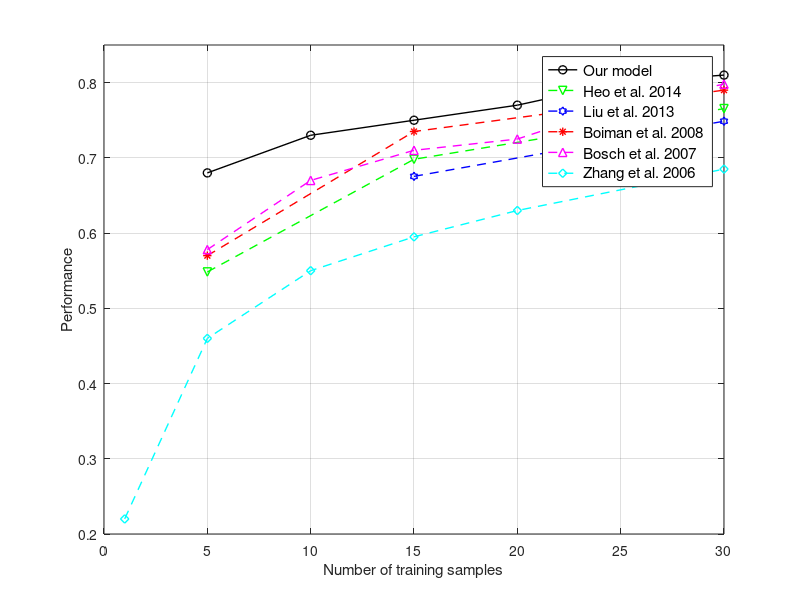

The MATLAB script that drew this image:
function Caltech101Result

zhang=[1, 0.22; 5, 0.46; 10, 0.55; 15, 0.595; 20, 0.63; 30, 0.685]; % Zhang et al (CVPR06)
griffin=[5, 0.44; 10, 0.54; 15, 0.597; 20, 0.62; 25, 0.645; 30, 0.67]; % Griffin et al (Tech.Rep.06)
lazebnik=[15, 0.57; 30, 0.655]; % Lazebnik et al (CVPR06)
wang=[5, 0.197; 15, 0.445; 20, 0.5; 25, 0.568; 30, 0.635]; % Wang et al (CVPR06)
grauman = [1, 0.18; 3, 0.28; 5, 0.35; 10, 0.43; 15, 0.495; 20, 0.535; 25, 0.555; 30, 0.585]; % Grauman & Darrell (ICCV05)
mutch = [15, 0.51; 30, 0.565]; % Mutch & Lowe (CVPR06)
bosch = [5,0.54; 10,0.63; 15,0.68; 20,0.71; 25,0.755; 30,0.78]; % Bosch et al (CIVR07)
bosch2 = [5,0.578; 10,0.67; 15,0.71; 20,0.725; 25,0.77; 30, 0.798]; % Bosch et al (ICCV07)

liu = [15, 0.6754; 30, 0.7487]; % Liu et al (PR2013)
yanliu = [5, 0.583; 25, 0.7141]; % Yan Liu et al (PR2011)
cjzhang = [15, 0.7086; 30, 0.7662]; % Zhang et al (CVIU2014)
luo = [15, 0.6708; 30, 0.7360]; % Luo et al (NeuroComp2015)
heo = [5, 0.5483; 15, 0.6981; 30, 0.7654]; % Heo et al (ISVC2014)
boiman = [5, 0.57; 15, 0.735; 30, 0.79]; % Boiman et al (CVPR08)
our = [5, 0.68; 10, 0.73; 15, 0.75; 20, 0.77; 25, 0.8; 30, 0.81];

%figure;
h1 = plot(our(:,1),our(:,2), '-ok', 'LineWidth', 1);
hold on;
h2 = plot(boiman(:,1),boiman(:,2), '--*r', 'LineWidth', 1); % 2008
h3 = plot(heo(:,1),heo(:,2), '--vg', 'LineWidth', 1); % 2014
h4 = plot(liu(:,1),liu(:,2), '--hb', 'LineWidth', 1); % 2013
h5 = plot(bosch2(:,1),bosch2(:,2), '--^m', 'LineWidth', 1); % 2007
h6 = plot(zhang(:,1),zhang(:,2), '--dc', 'LineWidth', 1); % 2006
grid on;
hold off;

xlabel('Number of training samples');
ylabel('Performance');
set(gca, 'XLim', [0,30], 'YLim', [0.2,0.85]);
set(gca, 'XTick', 0:5:40, 'YTick', 0:0.1:0.9);
legend([h1,h3,h4,h2,h5,h6], ...
  {'Our model', 'Heo et al. 2014', 'Liu et al. 2013', 'Boiman et al. 2008', 'Bosch et al. 2007', 'Zhang et al. 2006'}, ...
  'fontsize', 11);


pos = get(gcf, 'Position');
pos(3) = 500; 
pos(4) = 350;
set(gcf, 'Position', pos);

end
